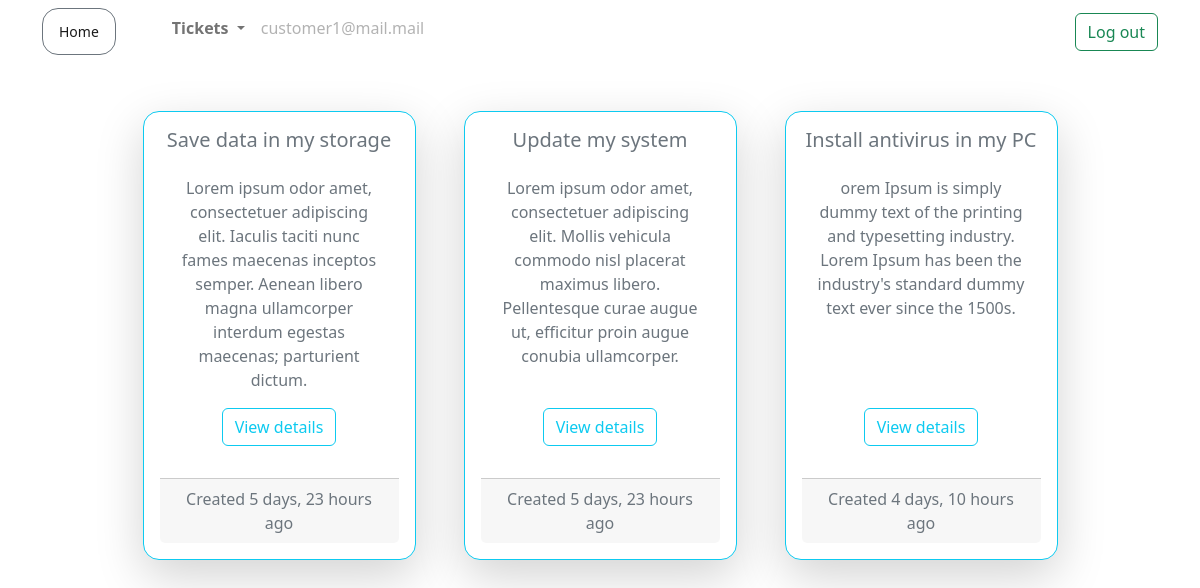
Before: /ticket/customer-active-tickets/ (signed in) with the older database file.
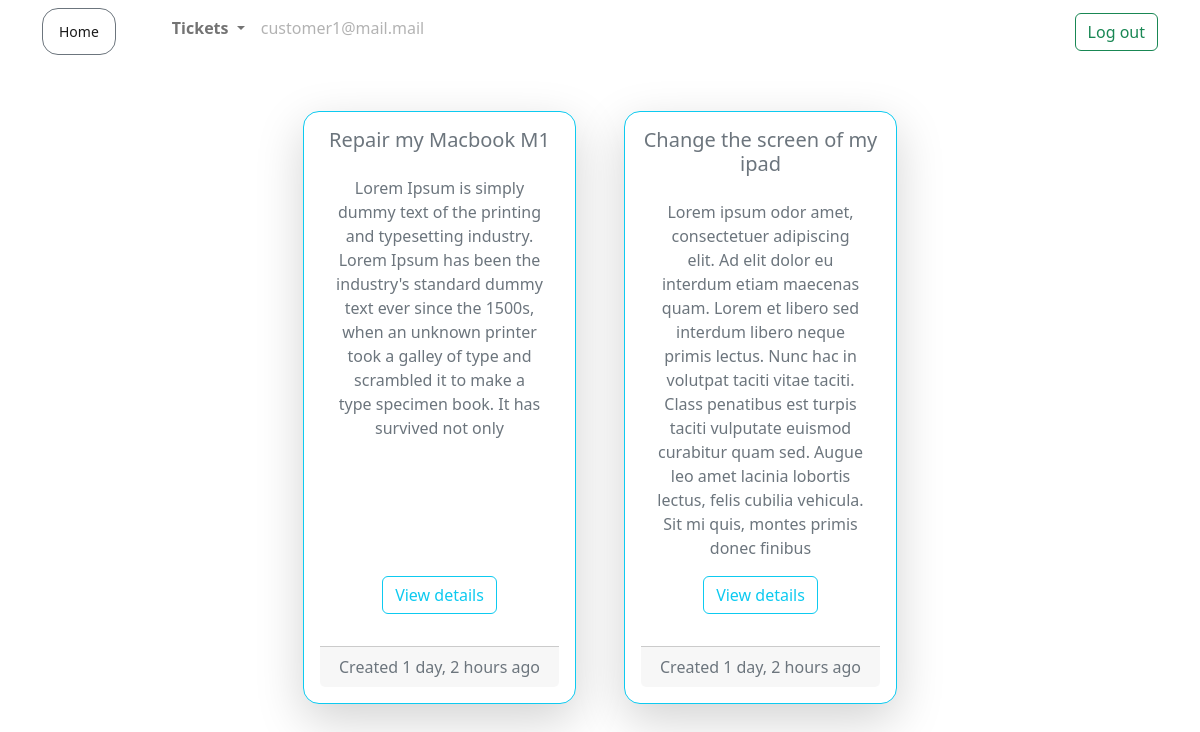
After: the same page with the newer database file.
### ticket/models.py (models this page shows)
class Ticket(models.Model):
    customer = models.ForeignKey(User, on_delete=models.CASCADE)
    engineer = models.ForeignKey(User, on_delete=models.DO_NOTHING, null=True, blank=True, related_name='engineer')
    ticket_id = models.CharField(max_length=15, unique=True)
    ticket_title = models.CharField(max_length=50)
    ticket_description = models.TextField()
    status = models.CharField(max_length=20, choices=(('Active', 'Active'),('Pending', 'Pending'), ('Resolved','Resolved')))
    created_on = models.DateTimeField(auto_now_add=True)
    last_modified = models.DateTimeField(auto_now=True)
    is_resolved = models.BooleanField(default=False)
    severity = models.CharField(max_length=5, choices=(('A', 'A'), ('B', 'B')), default='B')
    is_assigned_to_engineer = models.BooleanField(default=False)
    resolution = models.TextField(null=True, blank=True)

### ticket/views.py (the view)
# urls.py: path('customer-active-tickets/', views.customer_active_tickets, name='customer-active-tickets'),
@login_required
def customer_active_tickets(request):
    tickets = Ticket.objects.filter(is_resolved =  False,  customer= request.user)
    context = {'tickets': tickets}
    return render(request, 'ticket/customer_active_tickets.html', context)

### templates/ticket/customer_active_tickets.html (shortened to what this page needs)
{% extends 'base.html'%} {%block heading%} {% load humanize %}
{%endblock heading%} {% block content%}
<div class="container d-flex flex-wrap justify-content-center">
    {% for ticket in tickets %}
    <div
        class="card border-info rounded-4 text-center w-25 p-1 m-4 shadow-lg p-3 mb-5 bg-white rounded"
    >
        <div>
            <h5 class="card-title text-secondary">{{ticket.ticket_title}}</h5>
        </div>
        <div class="card-body">
            <p class="card-text text-muted">{{ticket.ticket_description}}</p>
        </div>
        <div class="mb-2">
            <a
                href="{% url 'ticket-details' ticket.ticket_id %}"
                class="btn btn-outline-info"
                >View details</a
            >
        </div>
        <br />
        <div class="card-footer text-muted">
            Created {{ticket.created_on|naturaltime}}
        </div>
    </div>
    {% endfor %}
</div>
{%endblock content%} 411

Changed rows visible on the page:
no longer on this page (row edited): Ticket: ticket_title "Save data in my storage", ticket_description "Lorem ipsum odor amet, consectetuer adipiscing elit. Iaculis taciti nunc fames maecenas inceptos semper. Aenean libero magna ullamcorper interdum egestas maecenas; parturient dictum.", created_on "5 days, 23 hours ago"
no longer on this page (row edited): Ticket: ticket_title "Update my system", ticket_description "Lorem ipsum odor amet, consectetuer adipiscing elit. Mollis vehicula commodo nisl placerat maximus libero. Pellentesque curae augue ut, efficitur proin augue conubia ullamcorper.", created_on "5 days, 23 hours ago"
no longer on this page (row edited): Ticket: ticket_title "Install antivirus in my PC", ticket_description "orem Ipsum is simply dummy text of the printing and typesetting industry. Lorem Ipsum has been the industry's standard dummy text ever since the 1500s.", created_on "4 days, 10 hours ago"
added Ticket: ticket_title "Repair my Macbook M1", ticket_description "Lorem Ipsum is simply dummy text of the printing and typesetting industry. Lorem Ipsum has been the industry's standard dummy text ever since the 1500s, when an unknown printer took a galley of type and scrambled it to make a type specimen book. It has survived not only", created_on "1 day, 2 hours ago"
added Ticket: ticket_title "Change the screen of my ipad", ticket_description "Lorem ipsum odor amet, consectetuer adipiscing elit. Ad elit dolor eu interdum etiam maecenas quam. Lorem et libero sed interdum libero neque primis lectus. Nunc hac in volutpat taciti vitae taciti. Class penatibus est turpis taciti vulputate euismod curabitur quam sed. Augue leo amet lacinia lobortis lectus, felis cubilia vehicula. Sit mi quis, montes primis donec finibus", created_on "1 day, 2 hours ago"
